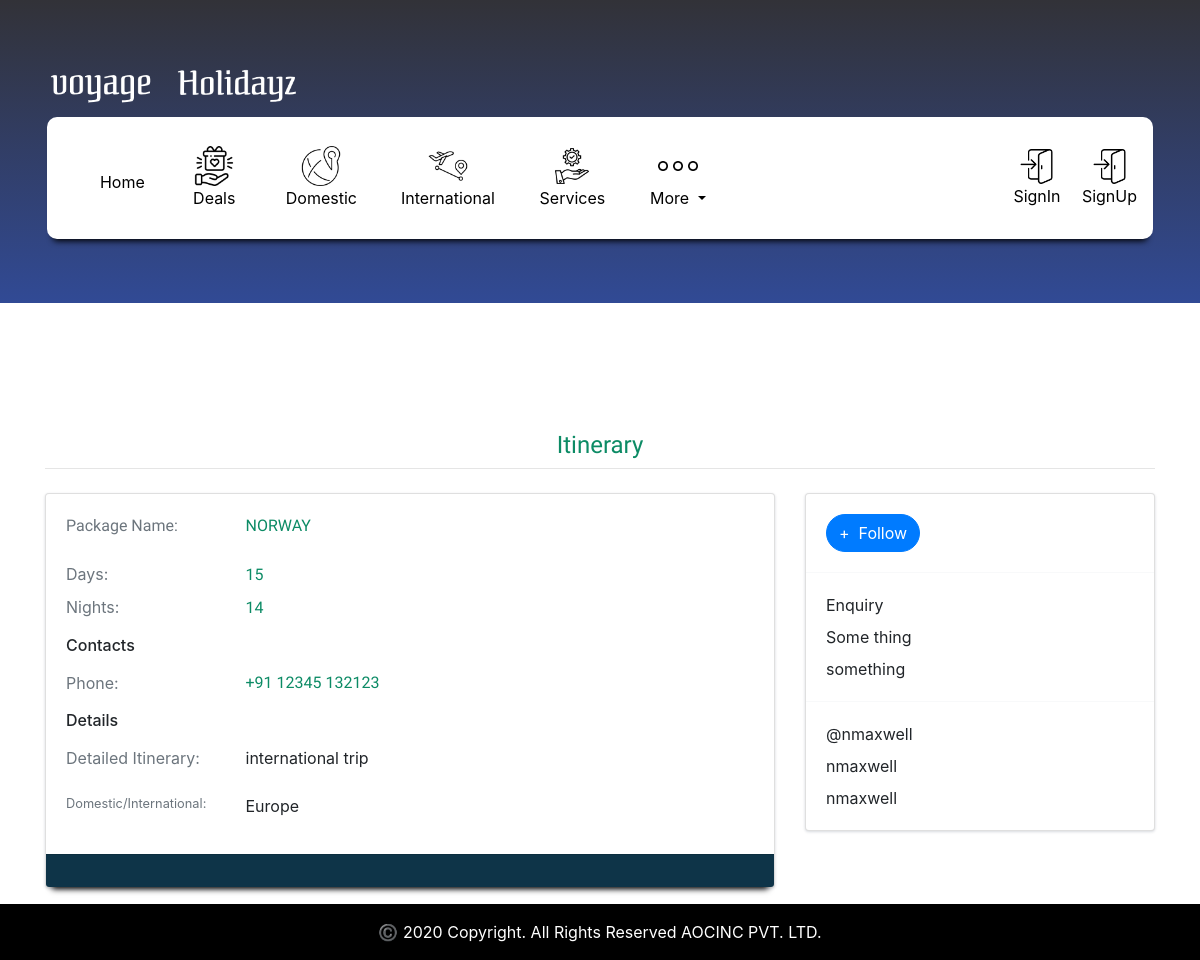
Screenshot of /Europe_Package_Detail/1/ with the database file from the repository.
### Holidays/models.py (models this page shows, shortened)
class Europe_Packages(models.Model):
    Trip_Name           = models.CharField(max_length=255, blank=False)
    Days                = models.PositiveIntegerField()
    Nights              = models.PositiveIntegerField()
    Datailed_Itinerary  = models.TextField()
    Location_Image      = models.FileField(upload_to='media/Europe/HolidayPackage_Images/')
    Package             = models.CharField(max_length=59, choices = package_choice, default = '')
    uploaded_at         = models.DateTimeField(auto_now_add=True)

### Holidays/views.py (the view)
# urls.py: path('Europe_Package_Detail/<int:id>/', views.Europe_Package_Detail, name = 'Europe_Package_Detail'),
def Europe_Package_Detail(request, id = None):
    Europe_Package_Data = get_object_or_404(Europe_Packages, id = id)
    context = {
        'Europe_Package_Data':Europe_Package_Data,
    }
    template = 'Holidays/Europe_Package_Detial.html'
    return render(request,template,context)

### Holidays/templates/Holidays/Europe_Package_Detial.html (shortened to what this page needs)
<!DOCTYPE html>
{% extends 'Voyage_LandingApp/base.html' %}
{% load static %}
{% load crispy_forms_tags %}
{% block content %}
<div class="layout-content">
    <div class="container flex-grow-1 container-p-y">
      <div class="container-m-nx container-m-ny theme-bg-white mb-4">
        <div class="media col-md-10 col-lg-8 col-xl-7 py-5 mx-auto">
        </div>
        <h4 class="text-center trip-title"> Itinerary</h4>
        <hr class="m-0">
      </div>
      <div class="row">
        <div class="col">
          <div class="card mb-4">
            <div class="card-body">
              <div class="row mb-2">
                <div class="col-md-3 text-muted trip-title">Package Name:</div>
                <div class="col-md-9">
                 <p class="trip-title"> {{Europe_Package_Data.Trip_Name | upper }} </p>
                </div>
              </div>
              <div class="row mb-2">
                <div class="col-md-3 text-muted">Days:</div>
                <div class="col-md-9">
                  <a href="javascript:void(0)" class=" trip-title">{{ Europe_Package_Data.Days }}</a>
                </div>
              </div>
              <div class="row mb-2">
                <div class="col-md-3 text-muted">Nights:</div>
                <div class="col-md-9">
                  <a href="javascript:void(0)" class="trip-title">{{ Europe_Package_Data.Nights}}</a>
                </div>
              </div>
              <h6 class="my-3">Contacts</h6>
              <div class="row mb-2">
                <div class="col-md-3 text-muted">Phone:</div>
                <div class="col-md-9 trip-title">
                  +91 12345 132123
                </div>
              </div>
              <h6 class="my-3">Details</h6>
              <div class="row mb-2">
                <div class="col-md-3 text-muted">Detailed Itinerary:</div>
                <div class="col-md-9">
                  <p>{{ Europe_Package_Data.Datailed_Itinerary }}</p>
                </div>
              </div>
              <div class="row">
                <div class="col-md-3 text-muted small">Domestic/International:</div>
                <div class="col-md-9">
                  <p> {{ Europe_Package_Data.Package }}</p>
                </div>
              </div>
            </div>
            <div class="card-footer text-center p-0 itinerary-footer">
              <div class="row no-gutters row-bordered row-border-light">
                <a href="javascript:void(0)" class="d-flex col flex-column text-body py-3">
                </a>
                <a href="javascript:void(0)" class="d-flex col flex-column text-body py-3">
                </a>
                <a href="javascript:void(0)" class="d-flex col flex-column text-body py-3">
                </a>
              </div>
            </div>
          </div>
        </div>
        <div class="col-xl-4">
          <div class="card mb-4">
            <div class="card-body">
              <a href="javascript:void(0)" class="btn btn-primary rounded-pill">+&nbsp; Follow</a>
              <a href="javascript:void(0)" class="btn icon-btn btn-default md-btn-flat rounded-pill">
              </a>
            </div>
            <hr class="border-light m-0">
            <div class="card-body">
              <p class="mb-2">
                 Enquiry</p>
              <p class="mb-2">
                 Some thing</p>
              <p class="mb-0">
                <a href="javascript:void(0)" class="text-body">something</a>
              </p>
            </div>
            <hr class="border-light m-0">
            <div class="card-body">
              <a href="javascript:void(0)" class="d-block text-body mb-2">
                 @nmaxwell
              </a>
              <a href="javascript:void(0)" class="d-block text-body mb-2">
                 nmaxwell
              </a>
              <a href="javascript:void(0)" class="d-block text-body mb-0">
                 nmaxwell
              </a>
            </div>
          </div>
          </div>
      </div><br><br>
{% endblock %}

### static/css/voyage_style.css (style rules this page uses)
.base-body { overflow-x: hidden !important; }
.card { border-radius: 5px; -webkit-box-shadow: 0 1px 2.94px 0.06px rgba(4,26,55,0.16); box-shadow: 0 1px 2.94px 0.06px rgba(4,26,55,0.16); border: none; margin-bottom: 30px; -webkit-transition: all 0.3s ease-in-out; transition: all 0.3s ease-in-out; }
.trip-title { color:rgb(12, 139, 101); font-family: 'Volkhov', serif; }
.layout-content .itinerary-footer { background: rgb(14,52,72); background: linear-gradient(90deg, rgba(14,52,72,1) 100%, rgba(174,174,174,1) 100%); box-shadow: 0 8px 6px -6px black; }

### rows the page displays
Europe_Packages: Trip_Name "NORWAY", Days "15", Nights "14", Datailed_Itinerary "international trip", Package "Europe"
